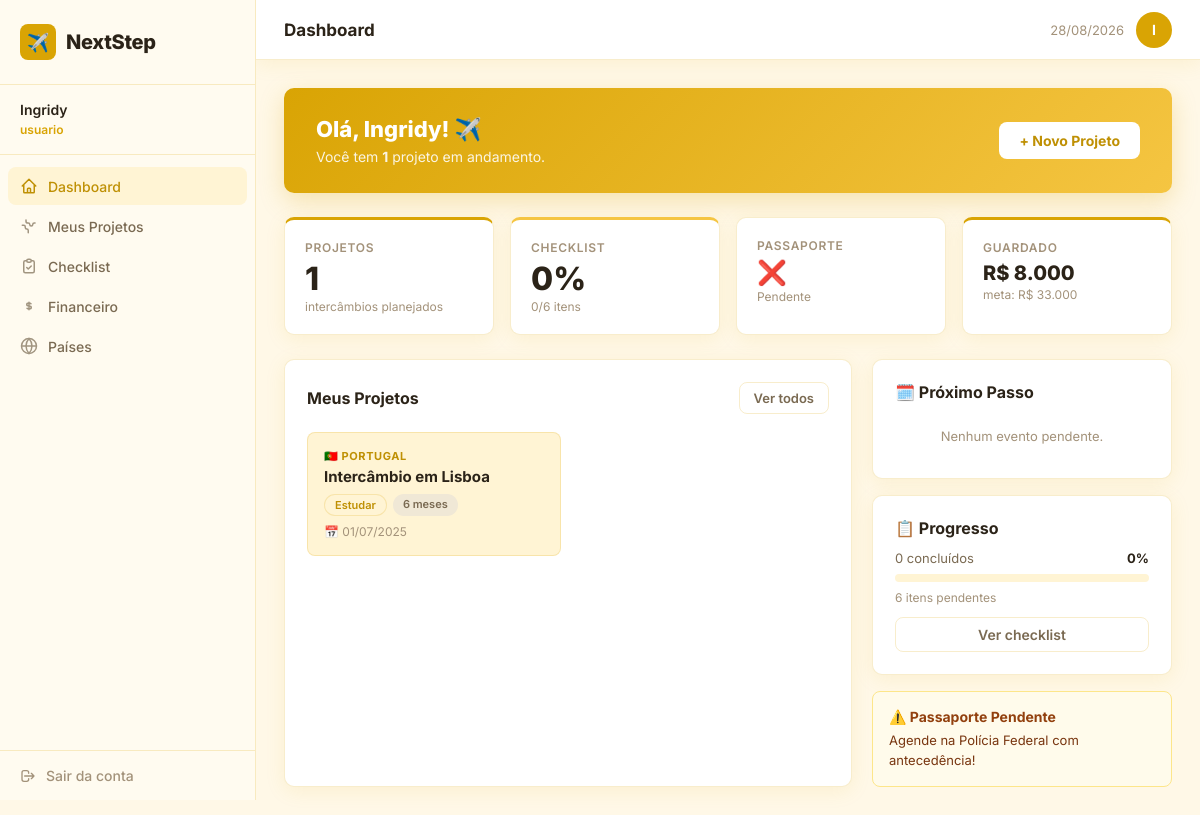
Page /usuario/dashboard.php (signed in) on the committed database.
### tables this page shows
CREATE TABLE usuarios (
  id_usuario     INT          NOT NULL AUTO_INCREMENT,
  nome           VARCHAR(100) NOT NULL,
  email          VARCHAR(150) NOT NULL,
  senha_hash     VARCHAR(255) NOT NULL,
  idade          TINYINT      NOT NULL,
  cidade         VARCHAR(100) DEFAULT NULL,
  estado         CHAR(2)      DEFAULT NULL,
  tem_passaporte TINYINT(1)   NOT NULL DEFAULT 0,
  id_perfil      INT          NOT NULL DEFAULT 2,
  ativo          TINYINT(1)   NOT NULL DEFAULT 1,
  criado_em      DATETIME     NOT NULL DEFAULT CURRENT_TIMESTAMP,
  CONSTRAINT pk_usuarios      PRIMARY KEY (id_usuario),
  CONSTRAINT uq_email         UNIQUE (email),
  CONSTRAINT fk_usu_perfil    FOREIGN KEY (id_perfil)
    REFERENCES perfis(id_perfil)
);

CREATE TABLE plano_financeiro (
  id_plano       INT           NOT NULL AUTO_INCREMENT,
  id_projeto     INT           NOT NULL,
  custo_mensal   DECIMAL(10,2) NOT NULL DEFAULT 0.00,
  valor_guardado DECIMAL(10,2) NOT NULL DEFAULT 0.00,
  meta_total     DECIMAL(10,2) NOT NULL DEFAULT 0.00,
  CONSTRAINT pk_plano      PRIMARY KEY (id_plano),
  CONSTRAINT uq_plano_proj UNIQUE (id_projeto),
  CONSTRAINT fk_plano_proj FOREIGN KEY (id_projeto)
    REFERENCES projetos(id_projeto) ON DELETE CASCADE
);

CREATE TABLE projetos (
  id_projeto    INT          NOT NULL AUTO_INCREMENT,
  id_usuario    INT          NOT NULL,
  id_pais       INT          NOT NULL,
  id_objetivo   INT          NOT NULL,
  nome          VARCHAR(150) NOT NULL,
  cidade        VARCHAR(100) NOT NULL,
  duracao_meses TINYINT      NOT NULL,
  data_inicio   DATE         DEFAULT NULL,
  notas         TEXT         DEFAULT NULL,
  criado_em     DATETIME     NOT NULL DEFAULT CURRENT_TIMESTAMP,
  CONSTRAINT pk_projetos      PRIMARY KEY (id_projeto),
  CONSTRAINT fk_proj_usuario  FOREIGN KEY (id_usuario)
    REFERENCES usuarios(id_usuario) ON DELETE CASCADE,
  CONSTRAINT fk_proj_pais     FOREIGN KEY (id_pais)
    REFERENCES paises(id_pais),
  CONSTRAINT fk_proj_objetivo FOREIGN KEY (id_objetivo)
    REFERENCES objetivos(id_objetivo)
);

CREATE TABLE paises (
  id_pais        INT           NOT NULL AUTO_INCREMENT,
  nome           VARCHAR(100)  NOT NULL,
  bandeira       VARCHAR(10)   NOT NULL DEFAULT '',
  moeda          VARCHAR(10)   NOT NULL,
  idioma         VARCHAR(80)   NOT NULL,
  requer_visto   TINYINT(1)    NOT NULL DEFAULT 0,
  custo_mensal   DECIMAL(10,2) NOT NULL DEFAULT 0.00,
  CONSTRAINT pk_paises PRIMARY KEY (id_pais)
);

CREATE TABLE objetivos (
  id_objetivo INT        NOT NULL AUTO_INCREMENT,
  descricao   VARCHAR(60) NOT NULL,
  CONSTRAINT pk_objetivos PRIMARY KEY (id_objetivo)
);

### includes/funcoes.php (called while the page is built, shortened)
<?php
function limpar(string $dado): string {
    return htmlspecialchars(trim($dado), ENT_QUOTES, 'UTF-8');
}
function usuario(): array {
    return [
        'id'     => $_SESSION['id_usuario'] ?? 0,
        'nome'   => $_SESSION['nome']       ?? '',
        'email'  => $_SESSION['email']      ?? '',
        'perfil' => $_SESSION['perfil']     ?? '',
    ];
}

### usuario/dashboard.php (the view, shortened to what this page needs)
<?php
require_once __DIR__ . '/../includes/funcoes.php';
$u   = usuario();
$pdo = conectar();
$stmtU = $pdo->prepare('SELECT * FROM usuarios WHERE id_usuario = ?');
$stmtU->execute([$u['id']]);
$dados = $stmtU->fetch();
$stmtP = $pdo->prepare(
    'SELECT p.*, pa.nome AS pais_nome, pa.bandeira, o.descricao AS objetivo
       FROM projetos p
       JOIN paises   pa ON pa.id_pais     = p.id_pais
       JOIN objetivos o  ON o.id_objetivo = p.id_objetivo
      WHERE p.id_usuario = ?
      ORDER BY p.criado_em DESC'
);
$stmtP->execute([$u['id']]);
$projetos  = $stmtP->fetchAll();
$totalProj = count($projetos);
$stmtC = $pdo->prepare(
    'SELECT COUNT(*) AS total, COALESCE(SUM(c.concluido),0) AS feitos
       FROM checklist c
       JOIN projetos p ON p.id_projeto = c.id_projeto
      WHERE p.id_usuario = ?'
);
$stmtC->execute([$u['id']]);
$ck  = $stmtC->fetch();
$pct = $ck['total'] > 0 ? round($ck['feitos'] / $ck['total'] * 100) : 0;
$stmtT = $pdo->prepare(
    'SELECT t.titulo, t.data_prevista, pa.nome AS pais, pa.bandeira
       FROM timeline t
       JOIN projetos p  ON p.id_projeto = t.id_projeto
       JOIN paises   pa ON pa.id_pais   = p.id_pais
      WHERE p.id_usuario = ? AND t.concluido = 0 AND t.data_prevista >= CURDATE()
      ORDER BY t.data_prevista ASC LIMIT 1'
);
$stmtT->execute([$u['id']]);
$prox = $stmtT->fetch();
$stmtF = $pdo->prepare(
    'SELECT pf.*, pr.nome AS proj_nome
       FROM plano_financeiro pf
       JOIN projetos pr ON pr.id_projeto = pf.id_projeto
      WHERE pr.id_usuario = ?
      ORDER BY pr.criado_em DESC LIMIT 1'
);
$stmtF->execute([$u['id']]);
$fin = $stmtF->fetch();
$primeiroNome = explode(' ', $u['nome'])[0];
?>
<!DOCTYPE html>
<html lang="pt-BR">
<head>
</head>
<body>
<div class="layout">
  <aside class="sidebar">
    <div class="sidebar-logo">
      <div class="sidebar-logo-icon">✈️</div>
      <span class="sidebar-logo-text">NextStep</span>
    </div>
    <div class="sidebar-user">
      <span class="sidebar-user-nome"><?= limpar($u['nome']) ?></span>
      <span class="sidebar-user-perfil"><?= limpar($u['perfil']) ?></span>
    </div>
    <nav class="sidebar-nav">
      <a href="<?= ROOT_URL ?>/usuario/dashboard.php" class="sidebar-link active">
        <svg fill="none" stroke="currentColor" stroke-width="2" viewBox="0 0 24 24"><path stroke-linecap="round" stroke-linejoin="round" d="M3 12l2-2m0 0l7-7 7 7M5 10v10a1 1 0 001 1h3m10-11l2 2m-2-2v10a1 1 0 01-1 1h-3m-6 0a1 1 0 001-1v-4a1 1 0 011-1h2a1 1 0 011 1v4a1 1 0 001 1m-6 0h6"/></svg>
        Dashboard
      </a>
      <a href="<?= ROOT_URL ?>/usuario/projetos.php" class="sidebar-link">
        <svg fill="none" stroke="currentColor" stroke-width="2" viewBox="0 0 24 24"><path stroke-linecap="round" stroke-linejoin="round" d="M3.055 11H5a2 2 0 012 2v1a2 2 0 002 2 2 2 0 012 2v2.945M8 3.935V5.5A2.5 2.5 0 0010.5 8h.5a2 2 0 012 2 2 2 0 104 0 2 2 0 012-2h1.064"/></svg>
        Meus Projetos
      </a>
      <a href="<?= ROOT_URL ?>/usuario/checklist.php" class="sidebar-link">
        <svg fill="none" stroke="currentColor" stroke-width="2" viewBox="0 0 24 24"><path stroke-linecap="round" stroke-linejoin="round" d="M9 5H7a2 2 0 00-2 2v12a2 2 0 002 2h10a2 2 0 002-2V7a2 2 0 00-2-2h-2M9 5a2 2 0 002 2h2a2 2 0 002-2M9 5a2 2 0 012-2h2a2 2 0 012 2m-6 9l2 2 4-4"/></svg>
        Checklist
      </a>
      <a href="<?= ROOT_URL ?>/usuario/financeiro.php" class="sidebar-link">
        <svg fill="none" stroke="currentColor" stroke-width="2" viewBox="0 0 24 24"><path stroke-linecap="round" stroke-linejoin="round" d="M12 8c-1.657 0-3 .895-3 2s1.343 2 3 2 3 .895 3 2-1.343 2-3 2m0-8c1.11 0 2.08.402 2.599 1M12 8V7m0 1v8m0 0v1m0-1c-1.11 0-2.08-.402-2.599-1"/></svg>
        Financeiro
      </a>
      <a href="<?= ROOT_URL ?>/usuario/paises.php" class="sidebar-link">
        <svg fill="none" stroke="currentColor" stroke-width="2" viewBox="0 0 24 24"><circle cx="12" cy="12" r="10"/><path d="M2 12h20M12 2a15.3 15.3 0 014 10 15.3 15.3 0 01-4 10 15.3 15.3 0 01-4-10 15.3 15.3 0 014-10z"/></svg>
        Países
      </a>
    </nav>
    <div class="sidebar-footer">
      <a href="<?= ROOT_URL ?>/logout.php" class="sidebar-logout">
        <svg width="16" height="16" fill="none" stroke="currentColor" stroke-width="2" viewBox="0 0 24 24"><path stroke-linecap="round" stroke-linejoin="round" d="M17 16l4-4m0 0l-4-4m4 4H7m6 4v1a3 3 0 01-3 3H6a3 3 0 01-3-3V7a3 3 0 013-3h4a3 3 0 013 3v1"/></svg>
        Sair da conta
      </a>
    </div>
  </aside>
  <main class="main">
    <div class="topbar">
      <span class="topbar-titulo">Dashboard</span>
      <div style="display:flex;align-items:center;gap:12px;">
        <span style="font-size:13px;color:var(--text-light);"><?= date('d/m/Y') ?></span>
        <div class="avatar"><?= strtoupper(substr($u['nome'], 0, 1)) ?></div>
      </div>
    </div>
    <div class="content">
      <div class="boas-vindas">
        <div>
          <h2>Olá, <?= limpar($primeiroNome) ?>! ✈️</h2>
          <p>
            <?= $totalProj === 0
              ? 'Crie seu primeiro projeto e comece a planejar seu intercâmbio!'
              : "Você tem <strong>$totalProj</strong> projeto" . ($totalProj > 1 ? 's' : '') . " em andamento." ?>
          </p>
        </div>
        <a href="<?= ROOT_URL ?>/usuario/projetos.php?novo=1" class="btn btn-white">
          + Novo Projeto
        </a>
      </div>
      <div class="stats">
        <div class="stat stat-primary">
          <div class="stat-label">Projetos</div>
          <div class="stat-valor"><?= $totalProj ?></div>
          <div class="stat-sub">intercâmbios planejados</div>
        </div>
        <div class="stat stat-accent">
          <div class="stat-label">Checklist</div>
          <div class="stat-valor"><?= $pct ?>%</div>
          <div class="stat-sub"><?= (int)$ck['feitos'] ?>/<?= (int)$ck['total'] ?> itens</div>
        </div>
        <div class="stat">
          <div class="stat-label">Passaporte</div>
          <div class="stat-valor" style="font-size:24px;"><?= $dados['tem_passaporte'] ? '✅' : '❌' ?></div>
          <div class="stat-sub"><?= $dados['tem_passaporte'] ? 'Documento OK' : 'Pendente' ?></div>
        </div>
        <?php if ($fin): ?>
        <div class="stat stat-primary">
          <div class="stat-label">Guardado</div>
          <div class="stat-valor" style="font-size:20px;">R$ <?= number_format($fin['valor_guardado'], 0, ',', '.') ?></div>
          <div class="stat-sub">meta: R$ <?= number_format($fin['meta_total'], 0, ',', '.') ?></div>
        </div>
        <?php endif; ?>
      </div>
      <div style="display:grid;grid-template-columns:1fr 300px;gap:20px;">
        <div class="card">
          <div class="card-header">
            <span class="card-titulo">Meus Projetos</span>
            <a href="<?= ROOT_URL ?>/usuario/projetos.php" class="btn btn-outline" style="padding:7px 14px;font-size:13px;">Ver todos</a>
          </div>
          <?php if (empty($projetos)): ?>
            <div class="empty-state">
              <div class="empty-icon">🌍</div>
              <p style="color:var(--text-mid);font-size:14px;margin-bottom:16px;">Nenhum projeto ainda.</p>
              <a href="<?= ROOT_URL ?>/usuario/projetos.php?novo=1" class="btn btn-primary">Criar projeto</a>
            </div>
          <?php else: ?>
            <div class="proj-grid">
              <?php foreach (array_slice($projetos, 0, 4) as $p): ?>
                <div class="proj-item">
                  <div class="proj-pais"><?= limpar($p['bandeira']) ?> <?= limpar($p['pais_nome']) ?></div>
                  <div class="proj-nome"><?= limpar($p['nome']) ?></div>
                  <div style="display:flex;gap:6px;flex-wrap:wrap;">
                    <span class="badge badge-primary"><?= limpar($p['objetivo']) ?></span>
                    <span class="badge badge-muted"><?= $p['duracao_meses'] ?> meses</span>
                  </div>
                  <?php if ($p['data_inicio']): ?>
                    <div style="font-size:12px;color:var(--text-light);margin-top:8px;">📅 <?= date('d/m/Y', strtotime($p['data_inicio'])) ?></div>
                  <?php endif; ?>
                </div>
              <?php endforeach; ?>
            </div>
          <?php endif; ?>
        </div>
        <div style="display:flex;flex-direction:column;gap:16px;">
          <div class="card">
            <div class="card-titulo" style="margin-bottom:14px;">🗓️ Próximo Passo</div>
            <?php if ($prox): ?>
              <div class="evento-box">
                <div class="evento-pais"><?= limpar($prox['bandeira']) ?> <?= limpar($prox['pais']) ?></div>
                <div class="evento-nome"><?= limpar($prox['titulo']) ?></div>
                <div class="evento-data">📅 <?= date('d/m/Y', strtotime($prox['data_prevista'])) ?></div>
              </div>
            <?php else: ?>
              <p style="font-size:13px;color:var(--text-light);text-align:center;padding:12px 0;">Nenhum evento pendente.</p>
            <?php endif; ?>
          </div>
          <?php if ($ck['total'] > 0): ?>
          <div class="card">
            <div class="card-titulo" style="margin-bottom:12px;">📋 Progresso</div>
            <div style="display:flex;justify-content:space-between;font-size:13px;">
              <span style="color:var(--text-mid);"><?= (int)$ck['feitos'] ?> concluídos</span>
              <strong><?= $pct ?>%</strong>
            </div>
            <div class="progress-bg">
            </div>
            <div style="font-size:12px;color:var(--text-light);margin-top:4px;"><?= (int)$ck['total'] - (int)$ck['feitos'] ?> itens pendentes</div>
            <a href="<?= ROOT_URL ?>/usuario/checklist.php" class="btn btn-outline" style="display:block;text-align:center;margin-top:12px;padding:8px;">Ver checklist</a>
          </div>
          <?php endif; ?>
          <?php if (!$dados['tem_passaporte']): ?>
          <div class="alerta-passaporte">
            <div style="font-size:14px;font-weight:700;color:#92400E;margin-bottom:6px;">⚠️ Passaporte Pendente</div>
            <p style="font-size:13px;color:#78350F;line-height:1.5;">Agende na Polícia Federal com antecedência!</p>
          </div>
          <?php endif; ?>
        </div>
      </div>
    </div>
  </main>
</div>
</body>
</html>

### rows in the picture
usuarios: nome "Ingridy", nome "I"
plano_financeiro: valor_guardado "8.000", meta_total "33.000"
projetos: id_pais.bandeira "🇵🇹", id_pais.nome "PORTUGAL", nome "Intercâmbio em Lisboa", id_objetivo.descricao "Estudar", duracao_meses "6", data_inicio "01/07/2025"

### other values in the picture
limpar($u['perfil']) "usuario"
$totalProj "1"
$pct "0"
$ck['feitos'] "0"
$ck['total'] "6"
